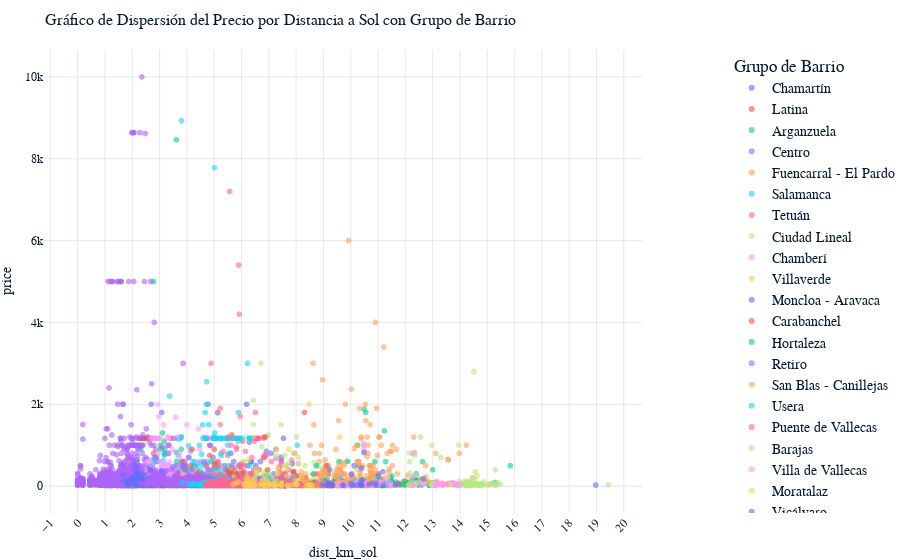

Source (notebook cell):
### Markdown cell above
## La inmesa mayoria de los pisos estan concentrados en CENTRO. 
Podemos observar mejor la distribución dentro del rango de los 200€

### Code cell
# Creamos el gráfico de dispersión con Plotly
scatter_plot = px.scatter(
    airbnb_df,
    x="dist_km_sol",
    y="price",
    color="neighbourhood_group",
    title='Gráfico de Dispersión del Precio por Distancia a Sol con Grupo de Barrio',
    labels={'dist_km_sol', 'price'},
    color_discrete_sequence=px.colors.qualitative.Plotly,  # Cambiado de Husl a Plotly
    opacity=0.6
)

# Mejoramos la legibilidad de las etiquetas
scatter_plot.update_layout(
    title_font_size=16,
    xaxis_title_font_size=14,
    yaxis_title_font_size=14,
    xaxis_tickfont_size=12,
    yaxis_tickfont_size=12,
    legend_title_font_size=16,  # Aumentar el tamaño de la fuente del título de la leyenda
    legend_font_size=14,  # Aumentar el tamaño de la fuente de la leyenda
    legend=dict(title='Grupo de Barrio', x=1.15, y=1),
    xaxis=dict(tickmode='linear', tick0=0, dtick=1),  # Configurar los ticks del eje x
    margin=dict(l=0, r=0, t=50, b=0)  # Ajustar los márgenes
)

# Añadiremos una cuadrícula para mejorar la legibilidad
scatter_plot.update_xaxes(showgrid=True, gridwidth=0.5, gridcolor='LightGrey', tickangle=-45)
scatter_plot.update_yaxes(showgrid=True, gridwidth=0.5, gridcolor='LightGrey')

# Mostramos el gráfico
scatter_plot.show()

### Figure 1 — Plotly figure (JSON) as saved in the notebook; plotly's stock layout.template omitted (floating-point values rounded to 4 significant figures; data arrays with more than 128 entries replaced by an {"elided": "..."} marker saying what was removed)
{"data": [{"hovertemplate": "neighbourhood_group=Chamartín<br>dist_km_sol=%{x}<br>price=%{y}<extra></extra>", "legendgroup": "Chamartín", "marker": {"color": "#636EFA", "opacity": 0.6, "symbol": "circle"}, "mode": "markers", "name": "Chamartín", "showlegend": true, "x": {"elided": "417 float values"}, "xaxis": "x", "y": {"elided": "417 int values"}, "yaxis": "y", "type": "scattergl"}, {"hovertemplate": "neighbourhood_group=Latina<br>dist_km_sol=%{x}<br>price=%{y}<extra></extra>", "legendgroup": "Latina", "marker": {"color": "#EF553B", "opacity": 0.6, "symbol": "circle"}, "mode": "markers", "name": "Latina", "showlegend": true, "x": {"elided": "494 float values"}, "xaxis": "x", "y": {"elided": "494 int values"}, "yaxis": "y", "type": "scattergl"}, {"hovertemplate": "neighbourhood_group=Arganzuela<br>dist_km_sol=%{x}<br>price=%{y}<extra></extra>", "legendgroup": "Arganzuela", "marker": {"color": "#00CC96", "opacity": 0.6, "symbol": "circle"}, "mode": "markers", "name": "Arganzuela", "showlegend": true, "x": {"elided": "945 float values"}, "xaxis": "x", "y": {"elided": "945 int values"}, "yaxis": "y", "type": "scattergl"}, {"hovertemplate": "neighbourhood_group=Centro<br>dist_km_sol=%{x}<br>price=%{y}<extra></extra>", "legendgroup": "Centro", "marker": {"color": "#AB63FA", "opacity": 0.6, "symbol": "circle"}, "mode": "markers", "name": "Centro", "showlegend": true, "x": {"elided": "7521 float values"}, "xaxis": "x", "y": {"elided": "7521 int values"}, "yaxis": "y", "type": "scattergl"}, {"hovertemplate": "neighbourhood_group=Fuencarral - El Pardo<br>dist_km_sol=%{x}<br>price=%{y}<extra></extra>", "legendgroup": "Fuencarral - El Pardo", "marker": {"color": "#FFA15A", "opacity": 0.6, "symbol": "circle"}, "mode": "markers", "name": "Fuencarral - El Pardo", "showlegend": true, "x": {"elided": "169 float values"}, "xaxis": "x", "y": {"elided": "169 int values"}, "yaxis": "y", "type": "scattergl"}, {"hovertemplate": "neighbourhood_group=Salamanca<br>dist_km_sol=%{x}<br>price=%{y}<extra></extra>", "legendgroup": "Salamanca", "marker": {"color": "#19D3F3", "opacity": 0.6, "symbol": "circle"}, "mode": "markers", "name": "Salamanca", "showlegend": true, "x": {"elided": "1077 float values"}, "xaxis": "x", "y": {"elided": "1077 int values"}, "yaxis": "y", "type": "scattergl"}, {"hovertemplate": "neighbourhood_group=Tetuán<br>dist_km_sol=%{x}<br>price=%{y}<extra></extra>", "legendgroup": "Tetuán", "marker": {"color": "#FF6692", "opacity": 0.6, "symbol": "circle"}, "mode": "markers", "name": "Tetuán", "showlegend": true, "x": {"elided": "629 float values"}, "xaxis": "x", "y": {"elided": "629 int values"}, "yaxis": "y", "type": "scattergl"}, {"hovertemplate": "neighbourhood_group=Ciudad Lineal<br>dist_km_sol=%{x}<br>price=%{y}<extra></extra>", "legendgroup": "Ciudad Lineal", "marker": {"color": "#B6E880", "opacity": 0.6, "symbol": "circle"}, "mode": "markers", "name": "Ciudad Lineal", "showlegend": true, "x": {"elided": "467 float values"}, "xaxis": "x", "y": {"elided": "467 int values"}, "yaxis": "y", "type": "scattergl"}, {"hovertemplate": "neighbourhood_group=Chamberí<br>dist_km_sol=%{x}<br>price=%{y}<extra></extra>", "legendgroup": "Chamberí", "marker": {"color": "#FF97FF", "opacity": 0.6, "symbol": "circle"}, "mode": "markers", "name": "Chamberí", "showlegend": true, "x": {"elided": "973 float values"}, "xaxis": "x", "y": {"elided": "973 int values"}, "yaxis": "y", "type": "scattergl"}, {"hovertemplate": "neighbourhood_group=Villaverde<br>dist_km_sol=%{x}<br>price=%{y}<extra></extra>", "legendgroup": "Villaverde", "marker": {"color": "#FECB52", "opacity": 0.6, "symbol": "circle"}, "mode": "markers", "name": "Villaverde", "showlegend": true, "x": {"elided": "130 float values"}, "xaxis": "x", "y": {"elided": "130 int values"}, "yaxis": "y", "type": "scattergl"}, {"hovertemplate": "neighbourhood_group=Moncloa - Aravaca<br>dist_km_sol=%{x}<br>price=%{y}<extra></extra>", "legendgroup": "Moncloa - Aravaca", "marker": {"color": "#636EFA", "opacity": 0.6, "symbol": "circle"}, "mode": "markers", "name": "Moncloa - Aravaca", "showlegend": true, "x": {"elided": "430 float values"}, "xaxis": "x", "y": {"elided": "430 int values"}, "yaxis": "y", "type": "scattergl"}, {"hovertemplate": "neighbourhood_group=Carabanchel<br>dist_km_sol=%{x}<br>price=%{y}<extra></extra>", "legendgroup": "Carabanchel", "marker": {"color": "#EF553B", "opacity": 0.6, "symbol": "circle"}, "mode": "markers", "name": "Carabanchel", "showlegend": true, "x": {"elided": "466 float values"}, "xaxis": "x", "y": {"elided": "466 int values"}, "yaxis": "y", "type": "scattergl"}, {"hovertemplate": "neighbourhood_group=Hortaleza<br>dist_km_sol=%{x}<br>price=%{y}<extra></extra>", "legendgroup": "Hortaleza", "marker": {"color": "#00CC96", "opacity": 0.6, "symbol": "circle"}, "mode": "markers", "name": "Hortaleza", "showlegend": true, "x": {"elided": "181 float values"}, "xaxis": "x", "y": {"elided": "181 int values"}, "yaxis": "y", "type": "scattergl"}, {"hovertemplate": "neighbourhood_group=Retiro<br>dist_km_sol=%{x}<br>price=%{y}<extra></extra>", "legendgroup": "Retiro", "marker": {"color": "#AB63FA", "opacity": 0.6, "symbol": "circle"}, "mode": "markers", "name": "Retiro", "showlegend": true, "x": {"elided": "525 float values"}, "xaxis": "x", "y": {"elided": "525 int values"}, "yaxis": "y", "type": "scattergl"}, {"hovertemplate": "neighbourhood_group=San Blas - Canillejas<br>dist_km_sol=%{x}<br>price=%{y}<extra></extra>", "legendgroup": "San Blas - Canillejas", "marker": {"color": "#FFA15A", "opacity": 0.6, "symbol": "circle"}, "mode": "markers", "name": "San Blas - Canillejas", "showlegend": true, "x": {"elided": "274 float values"}, "xaxis": "x", "y": {"elided": "274 int values"}, "yaxis": "y", "type": "scattergl"}, {"hovertemplate": "neighbourhood_group=Usera<br>dist_km_sol=%{x}<br>price=%{y}<extra></extra>", "legendgroup": "Usera", "marker": {"color": "#19D3F3", "opacity": 0.6, "symbol": "circle"}, "mode": "markers", "name": "Usera", "showlegend": true, "x": {"elided": "221 float values"}, "xaxis": "x", "y": {"elided": "221 int values"}, "yaxis": "y", "type": "scattergl"}, {"hovertemplate": "neighbourhood_group=Puente de Vallecas<br>dist_km_sol=%{x}<br>price=%{y}<extra></extra>", "legendgroup": "Puente de Vallecas", "marker": {"color": "#FF6692", "opacity": 0.6, "symbol": "circle"}, "mode": "markers", "name": "Puente de Vallecas", "showlegend": true, "x": {"elided": "452 float values"}, "xaxis": "x", "y": {"elided": "452 int values"}, "yaxis": "y", "type": "scattergl"}, {"hovertemplate": "neighbourhood_group=Barajas<br>dist_km_sol=%{x}<br>price=%{y}<extra></extra>", "legendgroup": "Barajas", "marker": {"color": "#B6E880", "opacity": 0.6, "symbol": "circle"}, "mode": "markers", "name": "Barajas", "showlegend": true, "x": [12.33, 12.15, 15.47, 14.79, 15.18, 12.64, 14.15, 12.56, 14.25, 14.3, 12.15, 12.96, 13.22, 15.33, 14.69, 19.43, 14.79, 13.03, 14.52, 13.99, 12.93, 14.31, 12.22, 13.68, 13.67, 14.37, 14.14, 14.71, 14.41, 13.97, 13.97, 14.41, 14.14, 14.67, 14.44, 14.45, 12.68, 14.49, 14.77, 12.34, 14.43, 14.45, 14.31, 14.19, 13.88, 14.57, 14.41, 14.65, 14.35, 14.45, 15.17, 12.22, 14.16, 14.87, 13.04, 14.18, 14.53, 13.02, 14.37, 14.0, 14.39, 12.39, 14.0, 14.73, 14.54, 12.34, 14.51, 12.15, 12.33, 12.15, 14.56, 12.33, 12.68, 13.04, 12.56, 12.97, 14.63, 13.3, 14.54, 15.29, 12.34, 12.16, 13.95, 14.72, 15.29, 14.53, 14.25, 14.02, 14.02, 14.87, 15.02, 14.39, 14.76, 15.39, 12.95, 14.45, 14.25, 14.22, 14.61, 14.16, 14.35], "xaxis": "x", "y": [29, 35, 42, 60, 75, 95, 83, 120, 19, 27, 26, 36, 36, 23, 23, 33, 21, 28, 41, 21, 40, 25, 23, 35, 43, 30, 40, 56, 34, 37, 120, 38, 40, 26, 29, 33, 62, 33, 31, 60, 60, 75, 120, 126, 35, 59, 94, 18, 40, 40, 40, 99, 49, 30, 40, 39, 30, 59, 95, 42, 20, 80, 25, 25, 25, 825, 2800, 320, 270, 810, 350, 750, 62, 65, 1200, 1000, 250, 704, 155, 400, 50, 600, 1000, 38, 25, 68, 20, 20, 20, 104, 18, 16, 30, 80, 28, 25, 40, 30, 41, 80, 45], "yaxis": "y", "type": "scattergl"}, {"hovertemplate": "neighbourhood_group=Villa de Vallecas<br>dist_km_sol=%{x}<br>price=%{y}<extra></extra>", "legendgroup": "Villa de Vallecas", "marker": {"color": "#FF97FF", "opacity": 0.6, "symbol": "circle"}, "mode": "markers", "name": "Villa de Vallecas", "showlegend": true, "x": [13.09, 13.84, 13.36, 10.32, 11.29, 11.37, 11.1, 10.54, 10.2, 13.12, 11.02, 9.87, 9.842, 10.75, 10.09, 9.607, 13.38, 9.457, 10.15, 13.14, 13.56, 10.93, 13.91, 13.99, 9.661, 11.5, 13.11, 13.77, 9.706, 12.27, 12.25, 10.51, 13.8, 11.44, 10.47, 10.56, 10.08, 13.21, 10.47, 12.27, 12.27, 10.22, 12.57, 11.02, 10.78, 9.829, 11.5, 12.52, 11.38, 10.24, 11.24, 9.643, 13.21, 9.989, 12.72, 10.25, 10.21, 9.989, 9.313], "xaxis": "x", "y": [35, 43, 70, 20, 200, 200, 80, 75, 45, 19, 36, 22, 27, 22, 25, 71, 22, 23, 68, 120, 60, 22, 9, 55, 11, 20, 17, 89, 27, 30, 40, 20, 60, 79, 1050, 65, 275, 35, 900, 230, 800, 40, 100, 100, 65, 13, 17, 30, 20, 75, 90, 16, 27, 20, 60, 120, 18, 20, 17], "yaxis": "y", "type": "scattergl"}, {"hovertemplate": "neighbourhood_group=Moratalaz<br>dist_km_sol=%{x}<br>price=%{y}<extra></extra>", "legendgroup": "Moratalaz", "marker": {"color": "#FECB52", "opacity": 0.6, "symbol": "circle"}, "mode": "markers", "name": "Moratalaz", "showlegend": true, "x": [6.475, 7.18, 6.204, 6.833, 6.833, 7.23, 6.934, 8.437, 7.995, 6.398, 7.687, 6.105, 7.687, 7.18, 7.021, 7.18, 7.464, 6.191, 6.485, 7.23, 6.255, 6.421, 7.832, 7.245, 7.222, 6.169, 6.285, 6.402, 6.291, 6.485, 6.75, 5.697, 6.105, 6.301, 6.219, 7.464, 6.336, 7.222, 6.273, 6.641, 6.181, 6.115, 6.717, 6.336, 6.393, 6.115, 7.409, 6.275, 7.324, 7.021, 6.934, 7.278, 7.666, 6.241, 11.35, 6.475, 6.833, 7.995, 6.255, 7.6, 6.555, 7.331, 7.145, 7.03, 7.23, 6.241, 6.833, 6.954, 6.301, 6.275, 6.289, 5.78, 8.041, 6.833, 5.881, 6.833, 7.457, 8.485, 6.833, 7.222, 6.245, 7.453, 6.191, 8.571], "xaxis": "x", "y": [110, 30, 48, 29, 19, 18, 80, 24, 50, 30, 18, 59, 17, 29, 20, 30, 17, 17, 20, 90, 50, 12, 24, 14, 14, 47, 30, 30, 25, 15, 40, 40, 50, 19, 84, 25, 89, 40, 55, 16, 180, 47, 70, 25, 30, 22, 30, 650, 452, 58, 150, 900, 250, 199, 240, 180, 25, 40, 120, 500, 350, 300, 54, 33, 17, 32, 20, 23, 20, 22, 19, 70, 40, 22, 100, 95, 57, 30, 30, 30, 56, 78, 18, 17], "yaxis": "y", "type": "scattergl"}, {"hovertemplate": "neighbourhood_group=Vicálvaro<br>dist_km_sol=%{x}<br>price=%{y}<extra></extra>", "legendgroup": "Vicálvaro", "marker": {"color": "#636EFA", "opacity": 0.6, "symbol": "circle"}, "mode": "markers", "name": "Vicálvaro", "showlegend": true, "x": [12.66, 8.934, 10.04, 9.132, 10.35, 9.296, 10.25, 10.11, 9.341, 10.39, 10.01, 11.18, 10.12, 11.73, 9.75, 10.94, 9.985, 18.97, 9.229, 10.4, 10.44, 11.02, 10.49, 11.18, 9.204, 10.93, 9.152, 10.42, 9.086, 10.66, 11.63, 9.695, 10.36, 10.78, 9.283, 9.314], "xaxis": "x", "y": [180, 20, 15, 150, 100, 10, 20, 30, 18, 17, 280, 25, 500, 65, 18, 65, 60, 26, 400, 440, 155, 250, 820, 350, 75, 20, 19, 25, 21, 45, 29, 25, 45, 69, 35, 46], "yaxis": "y", "type": "scattergl"}], "layout": {"xaxis": {"anchor": "y", "domain": [0, 1], "title": {"text": "dist_km_sol", "font": {"size": 14}}, "tickfont": {"size": 12}, "tickmode": "linear", "tick0": 0, "dtick": 1, "showgrid": true, "gridwidth": 0.5, "gridcolor": "LightGrey", "tickangle": -45}, "yaxis": {"anchor": "x", "domain": [0, 1], "title": {"text": "price", "font": {"size": 14}}, "tickfont": {"size": 12}, "showgrid": true, "gridwidth": 0.5, "gridcolor": "LightGrey"}, "legend": {"title": {"text": "Grupo de Barrio"}, "tracegroupgap": 0, "font": {"size": 14}, "x": 1.15, "y": 1}, "title": {"text": "Gráfico de Dispersión del Precio por Distancia a Sol con Grupo de Barrio", "font": {"size": 16}}, "margin": {"l": 0, "r": 0, "t": 50, "b": 0}}}
